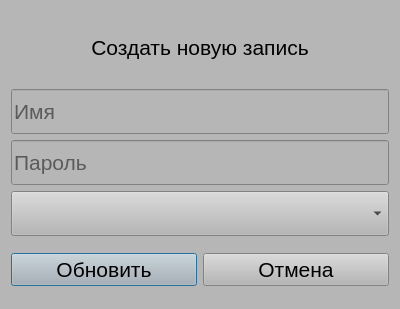
<?xml version="1.0" encoding="UTF-8"?>
<ui version="4.0">
 <class>Dialog</class>
 <widget class="QDialog" name="Dialog">
  <property name="geometry">
   <rect>
    <x>0</x>
    <y>0</y>
    <width>400</width>
    <height>309</height>
   </rect>
  </property>
  <property name="windowTitle">
   <string>Dialog</string>
  </property>
  <property name="styleSheet">
   <string notr="true">background-color: rgb(182, 182, 182)</string>
  </property>
  <layout class="QVBoxLayout" name="verticalLayout_2">
   <item>
    <widget class="QLabel" name="label">
     <property name="sizePolicy">
      <sizepolicy hsizetype="Preferred" vsizetype="Preferred">
       <horstretch>0</horstretch>
       <verstretch>0</verstretch>
      </sizepolicy>
     </property>
     <property name="minimumSize">
      <size>
       <width>0</width>
       <height>0</height>
      </size>
     </property>
     <property name="maximumSize">
      <size>
       <width>16777215</width>
       <height>50</height>
      </size>
     </property>
     <property name="font">
      <font>
       <family>Arial</family>
       <pointsize>16</pointsize>
      </font>
     </property>
     <property name="text">
      <string>Создать новую запись</string>
     </property>
     <property name="alignment">
      <set>Qt::AlignCenter</set>
     </property>
    </widget>
   </item>
   <item>
    <layout class="QVBoxLayout" name="DataContainer">
     <item>
      <widget class="QLineEdit" name="Name">
       <property name="minimumSize">
        <size>
         <width>0</width>
         <height>45</height>
        </size>
       </property>
       <property name="font">
        <font>
         <family>Arial</family>
         <pointsize>16</pointsize>
        </font>
       </property>
       <property name="placeholderText">
        <string>Имя</string>
       </property>
      </widget>
     </item>
     <item>
      <widget class="QLineEdit" name="Password">
       <property name="minimumSize">
        <size>
         <width>0</width>
         <height>45</height>
        </size>
       </property>
       <property name="font">
        <font>
         <family>Arial</family>
         <pointsize>16</pointsize>
        </font>
       </property>
       <property name="placeholderText">
        <string>Пароль</string>
       </property>
      </widget>
     </item>
     <item>
      <widget class="QComboBox" name="PowerLevel">
       <property name="minimumSize">
        <size>
         <width>0</width>
         <height>45</height>
        </size>
       </property>
       <property name="font">
        <font>
         <family>Arial</family>
         <pointsize>16</pointsize>
        </font>
       </property>
       <property name="placeholderText">
        <string>Должность</string>
       </property>
       <item>
        <property name="text">
         <string>Менеджер</string>
        </property>
       </item>
       <item>
        <property name="text">
         <string>Ветеринар</string>
        </property>
       </item>
      </widget>
     </item>
    </layout>
   </item>
   <item>
    <layout class="QHBoxLayout" name="horizontalLayout">
     <item>
      <widget class="QPushButton" name="add">
       <property name="minimumSize">
        <size>
         <width>100</width>
         <height>0</height>
        </size>
       </property>
       <property name="font">
        <font>
         <family>Arial</family>
         <pointsize>16</pointsize>
        </font>
       </property>
       <property name="text">
        <string>Обновить</string>
       </property>
      </widget>
     </item>
     <item>
      <widget class="QPushButton" name="back">
       <property name="minimumSize">
        <size>
         <width>100</width>
         <height>0</height>
        </size>
       </property>
       <property name="font">
        <font>
         <family>Arial</family>
         <pointsize>16</pointsize>
        </font>
       </property>
       <property name="text">
        <string>Отмена</string>
       </property>
      </widget>
     </item>
    </layout>
   </item>
  </layout>
 </widget>
 <resources/>
 <connections/>
</ui>
